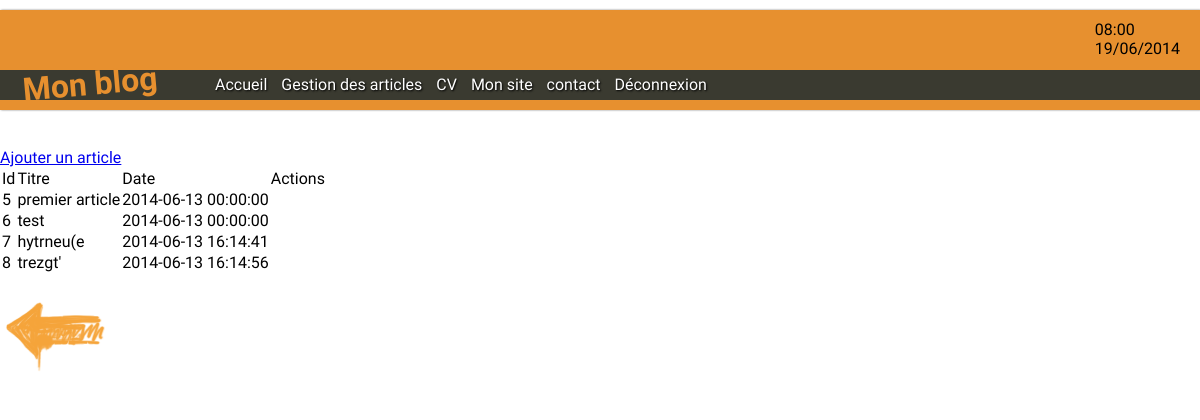
/admin/articles.php (signed in), run on the app's committed database.
### tables this page shows
CREATE TABLE IF NOT EXISTS `articles` (
  `id_article` int(11) NOT NULL AUTO_INCREMENT,
  `title` varchar(50) NOT NULL,
  `text` text NOT NULL,
  `date` datetime NOT NULL,
  PRIMARY KEY (`id_article`)
);

### admin/articles.php (the view, shortened to what this page needs)
<?php
	include_once('includes/header.php');
$query=mysql_query('SELECT id_article,title,date FROM articles');
?>
<h1>gestion des articles</h1>
<div class="actions">
	<a href="addarticle.php">Ajouter un article</a>
</div>
<table>
<tr><td>Id</td>
	<td>Titre</td>
	<td>Date</td>
	<td>Actions</td>
</tr>
<?php
	while ($row=mysql_fetch_assoc($query)){
		echo"<tr><td>".$row['id_article']."</td>
			<td>".$row['title']."</td>
			<td>".$row['date']."</td>
			</tr>";
	}
	?>
</table>
<?php require_once('includes/footer.php');?>

### admin/includes/header.php (shortened to what this page needs)
<!DOCTYPE html>
<html>
<head>
	<link rel="stylesheet" type="text/css" href="loginstyle.css" media="screen"/>
	<link rel="stylesheet" href="animate.css">
</head>
<body>
	<header>
	<ul class="pull-right">
          <li>
		    <?php
              echo date("H:i");
            ?>
		</li>
          <li>
			<?php
			  echo date ('j/m/Y',time())
		    ?>
			</li>
        </ul>
		<h1 class="blog">Mon blog</h1>
		<nav>
			<ul>
			<?php if(isset($_SESSION) && isset($_SESSION['user'])){ ?>
			<li><a class="accueil" href="index.php">Accueil</a></li>
			<li><a class="articles" href="articles.php">Gestion des articles</a></li>
			<li><a class="cv" href="../CV2.html">CV</a></li>
			<li><a class="site" href="../WWW.C+GRAFIK.FR.html">Mon site</a></li>
			<li><a class="contact" href="#">contact</a></li>
			<li><a class="deconnect" href="?action=deconnexion">Déconnexion </a></li>
			<?php } ?></ul>
		</nav>
	</header>

### admin/includes/footer.php
<a href="#"><img src="../images/fleche-g.png" /></a>
</body>
</html>

### admin/loginstyle.css (style rules this page uses)
* { border:0; margin:0; padding:0; }
body { font-family:'Allerta Stencil', sans-serif; }
ul.pull-right { list-style:none; display:block; float:right; margin-top:10px; margin-right:20px; }
h1.blog { color:#E7902F; -webkit-transform:rotate(-5deg); -moz-transform:rotate(-5deg); transform:rotate(-5deg) translate(0px,3px); border:solid 0px grey; width:180px; position:relative; padding-top:50px; }
h1,p { color:white; text-size:36px; font-family: 'Allerta Stencil', sans-serif; margin-left:20px; }
header { margin-top:10px; background:#E7902F; height:100px; position:relative; box-shadow:1px 0px 2px grey; }
header nav { margin-top:-28px; background:#3A3A30; font-family:'ABeeZee',arial,sans-serif; border:solid 0px red; }
header nav ul { list-style:none; height:30px; line-height:30px; border:solid 0px red; padding-left:10px; margin-left:200px; border:solid 0px blue; }
header nav ul li { display:inline-block; padding:0px,5px; border:solid 0px green; }
header nav ul li a { color:white; text-decoration:none; border-radius:2px; display:inline-block; padding-left:5px; padding-right:5px; text-shadow:1px 1px 2px black; transition:all 1s ease 0.1s; }

### data on the page
articles: id_article "5", title "premier article", date "2014-06-13 00:00:00"
articles: id_article "6", title "test", date "2014-06-13 00:00:00"
articles: id_article "7", title "hytrneu(e", date "2014-06-13 16:14:41"
articles: id_article "8", title "trezgt'", date "2014-06-13 16:14:56"
